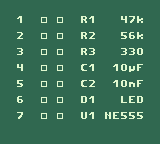

The image is a tile-based game level rendered from a .tmx file. Its description and complete source (layers, tilesets, objects, tile grids) follow:
An orthogonal 20x18 tile map with 8x8 px tiles, 2 tile layers (Background, Text).

<map version="1.8" tiledversion="1.8.0" orientation="orthogonal" renderorder="right-down" width="20" height="18" tilewidth="8" tileheight="8" infinite="0" nextlayerid="3" nextobjectid="1">
 <tileset firstgid="1" source="tileset.tsx" />
 <layer id="1" name="Background" width="20" height="18">
  <data encoding="csv">
40,40,40,40,40,40,40,40,40,40,40,40,40,40,40,40,40,40,40,40,
40,40,40,40,40,40,40,40,40,40,40,40,40,40,40,40,40,40,40,40,
40,40,40,40,40,40,40,40,40,40,40,40,40,40,40,40,40,40,40,40,
40,40,40,40,40,40,40,40,40,40,40,40,40,40,40,40,40,40,40,40,
40,40,40,40,40,40,40,40,40,40,40,40,40,40,40,40,40,40,40,40,
40,40,40,40,40,40,40,40,40,40,40,40,40,40,40,40,40,40,40,40,
40,40,40,40,40,40,40,40,40,40,40,40,40,40,40,40,40,40,40,40,
40,40,40,40,40,40,40,40,40,40,40,40,40,40,40,40,40,40,40,40,
40,40,40,40,40,40,40,40,40,40,40,40,40,40,40,40,40,40,40,40,
40,40,40,40,40,40,40,40,40,40,40,40,40,40,40,40,40,40,40,40,
40,40,40,40,40,40,40,40,40,40,40,40,40,40,40,40,40,40,40,40,
40,40,40,40,40,40,40,40,40,40,40,40,40,40,40,40,40,40,40,40,
40,40,40,40,40,40,40,40,40,40,40,40,40,40,40,40,40,40,40,40,
40,40,40,40,40,40,40,40,40,40,40,40,40,40,40,40,40,40,40,40,
40,40,40,40,40,40,40,40,40,40,40,40,40,40,40,40,40,40,40,40,
40,40,40,40,40,40,40,40,40,40,40,40,40,40,40,40,40,40,40,40,
40,40,40,40,40,40,40,40,40,40,40,40,40,40,40,40,40,40,40,40,
40,40,40,40,40,40,40,40,40,40,40,40,40,40,40,40,40,40,40,40
</data>
 </layer>
 <layer id="2" name="Text" width="20" height="18">
  <data encoding="csv">
0,0,0,0,0,0,0,0,0,0,0,0,0,0,0,0,0,0,0,0,
0,0,0,0,0,0,0,0,0,0,0,0,0,0,0,0,0,0,0,0,
0,0,1,0,0,110,0,110,0,0,28,1,0,0,0,4,7,37,0,0,
0,0,0,0,0,0,0,0,0,0,0,0,0,0,0,0,0,0,0,0,
0,0,2,0,0,110,0,110,0,0,28,2,0,0,0,5,6,37,0,0,
0,0,0,0,0,0,0,0,0,0,0,0,0,0,0,0,0,0,0,0,
0,0,3,0,0,110,0,110,0,0,28,3,0,0,0,3,3,10,0,0,
0,0,0,0,0,0,0,0,0,0,0,0,0,0,0,0,0,0,0,0,
0,0,4,0,0,110,0,110,0,0,13,1,0,0,1,10,39,16,0,0,
0,0,0,0,0,0,0,0,0,0,0,0,0,0,0,0,0,0,0,0,
0,0,5,0,0,110,0,110,0,0,13,2,0,0,1,10,38,16,0,0,
0,0,0,0,0,0,0,0,0,0,0,0,0,0,0,0,0,0,0,0,
0,0,6,0,0,110,0,110,0,0,14,1,0,0,0,22,15,14,0,0,
0,0,0,0,0,0,0,0,0,0,0,0,0,0,0,0,0,0,0,0,
0,0,7,0,0,110,0,110,0,0,31,1,0,24,15,5,5,5,0,0,
0,0,0,0,0,0,0,0,0,0,0,0,0,0,0,0,0,0,0,0,
0,0,0,0,0,0,0,0,0,0,0,0,0,0,0,0,0,0,0,0,
0,0,0,0,0,0,0,0,0,0,0,0,0,0,0,0,0,0,0,0
</data>
 </layer>
</map>